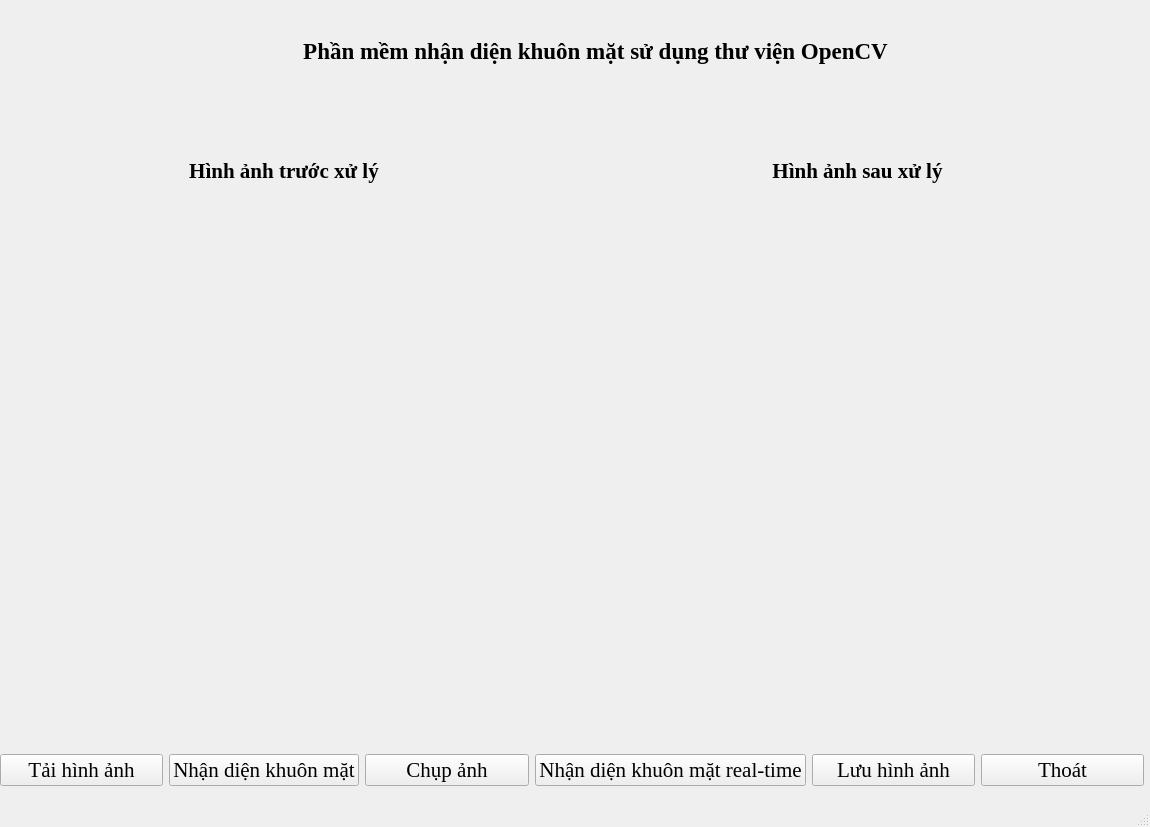
<?xml version="1.0" encoding="UTF-8"?>
<ui version="4.0">
 <class>MainWindow</class>
 <widget class="QMainWindow" name="MainWindow">
  <property name="geometry">
   <rect>
    <x>0</x>
    <y>0</y>
    <width>1150</width>
    <height>827</height>
   </rect>
  </property>
  <property name="font">
   <font>
    <family>Times New Roman</family>
    <pointsize>1</pointsize>
   </font>
  </property>
  <property name="windowTitle">
   <string>MainWindow</string>
  </property>
  <widget class="QWidget" name="centralwidget">
   <widget class="QLabel" name="label">
    <property name="geometry">
     <rect>
      <x>220</x>
      <y>20</y>
      <width>751</width>
      <height>61</height>
     </rect>
    </property>
    <property name="font">
     <font>
      <pointsize>17</pointsize>
      <weight>75</weight>
      <italic>false</italic>
      <bold>true</bold>
     </font>
    </property>
    <property name="text">
     <string>Phần mềm nhận diện khuôn mặt sử dụng thư viện OpenCV</string>
    </property>
    <property name="alignment">
     <set>Qt::AlignCenter</set>
    </property>
   </widget>
   <widget class="QWidget" name="horizontalLayoutWidget">
    <property name="geometry">
     <rect>
      <x>0</x>
      <y>130</y>
      <width>1141</width>
      <height>81</height>
     </rect>
    </property>
    <layout class="QHBoxLayout" name="horizontalLayout">
     <item>
      <widget class="QLabel" name="label_3">
       <property name="font">
        <font>
         <pointsize>16</pointsize>
         <weight>75</weight>
         <bold>true</bold>
        </font>
       </property>
       <property name="text">
        <string>Hình ảnh trước xử lý</string>
       </property>
       <property name="alignment">
        <set>Qt::AlignCenter</set>
       </property>
      </widget>
     </item>
     <item>
      <widget class="QLabel" name="label_5">
       <property name="font">
        <font>
         <pointsize>16</pointsize>
         <weight>75</weight>
         <bold>true</bold>
        </font>
       </property>
       <property name="text">
        <string>Hình ảnh sau xử lý</string>
       </property>
       <property name="alignment">
        <set>Qt::AlignCenter</set>
       </property>
      </widget>
     </item>
    </layout>
   </widget>
   <widget class="QWidget" name="horizontalLayoutWidget_2">
    <property name="geometry">
     <rect>
      <x>0</x>
      <y>210</y>
      <width>1141</width>
      <height>521</height>
     </rect>
    </property>
    <layout class="QHBoxLayout" name="horizontalLayout_2">
     <item>
      <widget class="QLabel" name="imgIn">
       <property name="font">
        <font>
         <pointsize>16</pointsize>
        </font>
       </property>
       <property name="text">
        <string>&lt;html&gt;&lt;head/&gt;&lt;body&gt;&lt;p&gt;&lt;img src=&quot;:/newPrefix/imageIn.qrc&quot;/&gt;&lt;/p&gt;&lt;/body&gt;&lt;/html&gt;</string>
       </property>
       <property name="scaledContents">
        <bool>true</bool>
       </property>
       <property name="alignment">
        <set>Qt::AlignCenter</set>
       </property>
      </widget>
     </item>
     <item>
      <widget class="QLabel" name="imgOut">
       <property name="font">
        <font>
         <pointsize>16</pointsize>
        </font>
       </property>
       <property name="text">
        <string>&lt;html&gt;&lt;head/&gt;&lt;body&gt;&lt;p&gt;&lt;img src=&quot;:/newPrefix/imageIn.qrc&quot;/&gt;&lt;/p&gt;&lt;/body&gt;&lt;/html&gt;</string>
       </property>
       <property name="scaledContents">
        <bool>true</bool>
       </property>
       <property name="alignment">
        <set>Qt::AlignCenter</set>
       </property>
      </widget>
     </item>
    </layout>
   </widget>
   <widget class="QWidget" name="horizontalLayoutWidget_3">
    <property name="geometry">
     <rect>
      <x>0</x>
      <y>740</y>
      <width>1144</width>
      <height>61</height>
     </rect>
    </property>
    <layout class="QHBoxLayout" name="horizontalLayout_3">
     <item>
      <widget class="QPushButton" name="btnTaiHinhAnh">
       <property name="font">
        <font>
         <pointsize>16</pointsize>
        </font>
       </property>
       <property name="text">
        <string>Tải hình ảnh</string>
       </property>
      </widget>
     </item>
     <item>
      <widget class="QPushButton" name="btnXuLy">
       <property name="font">
        <font>
         <pointsize>16</pointsize>
        </font>
       </property>
       <property name="text">
        <string>Nhận diện khuôn mặt</string>
       </property>
      </widget>
     </item>
     <item>
      <widget class="QPushButton" name="btnChupAnh">
       <property name="font">
        <font>
         <pointsize>16</pointsize>
        </font>
       </property>
       <property name="text">
        <string>Chụp ảnh</string>
       </property>
      </widget>
     </item>
     <item>
      <widget class="QPushButton" name="btnNhanDienAnhRealtime">
       <property name="font">
        <font>
         <pointsize>16</pointsize>
        </font>
       </property>
       <property name="text">
        <string>Nhận diện khuôn mặt real-time</string>
       </property>
      </widget>
     </item>
     <item>
      <widget class="QPushButton" name="btnLuuHinhAnh">
       <property name="font">
        <font>
         <pointsize>16</pointsize>
        </font>
       </property>
       <property name="text">
        <string>Lưu hình ảnh</string>
       </property>
      </widget>
     </item>
     <item>
      <widget class="QPushButton" name="btnThoat">
       <property name="font">
        <font>
         <pointsize>16</pointsize>
        </font>
       </property>
       <property name="text">
        <string>Thoát</string>
       </property>
      </widget>
     </item>
    </layout>
   </widget>
  </widget>
  <widget class="QStatusBar" name="statusbar"/>
 </widget>
 <resources>
  <include location="imageIn.qrc"/>
  <include location="imageOut.qrc"/>
 </resources>
 <connections/>
</ui>
